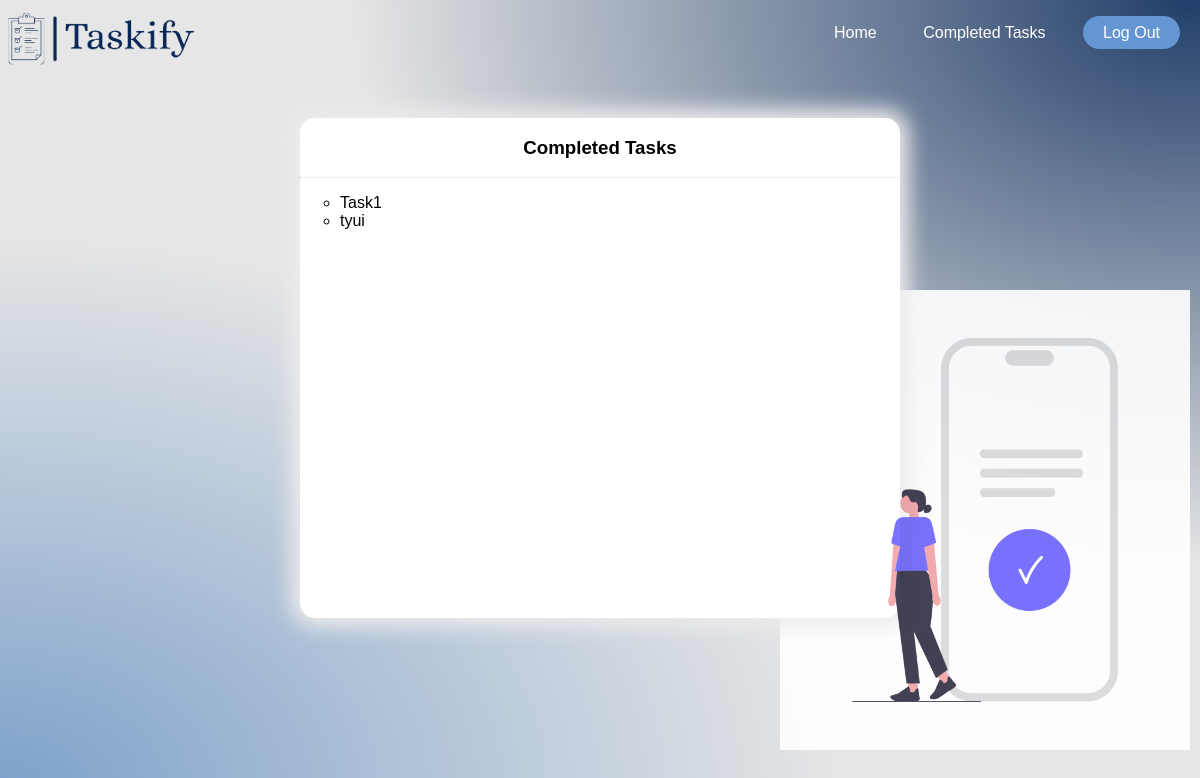
Before: /completed/ with the older database file.
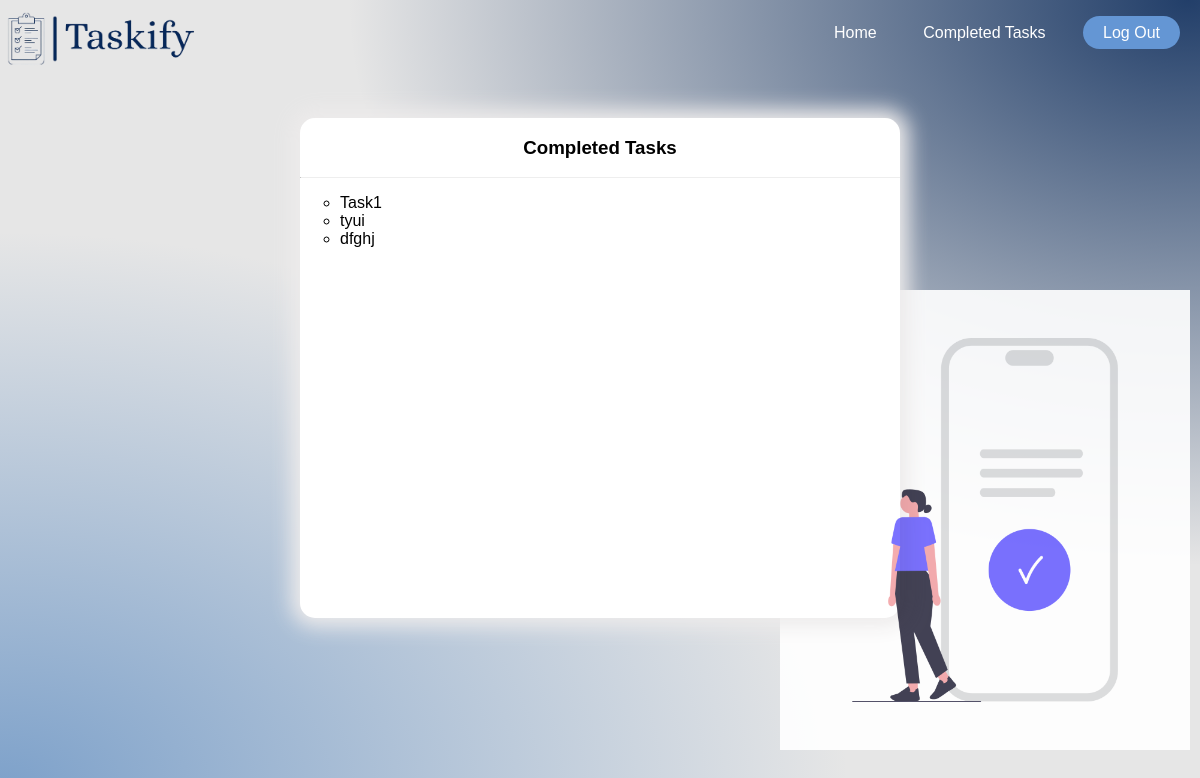
After: the same page with the newer database file.
### tasks/models.py (models this page shows, shortened)
class Task(models.Model):
    Taskiid = models.IntegerField(null=True)
    title = models.CharField(max_length=55,null=True)
    teacher = models.CharField(max_length=55,null=True)
    choose = models.CharField(max_length=6, choices=x,null=True)
    Description = models.TextField(max_length=160, blank=True, null=True)
    admin = models.CharField(max_length=15,null=True)
    completed = models.BooleanField(default=False,null=True)

### completed/views.py (the view)
# urls.py: path('', views.mainpage, name='completed'),
def mainpage(request):
    tasks = Task.objects.filter(completed=True)
    return render(request, 'mainpage.html', {'tasks': tasks})

### completed/templates/mainpage.html (shortened to what this page needs)
{% load static %}
<!DOCTYPE html>
<html>
  <head>
    <link rel="stylesheet" href="{% static 'css/completedmain.css' %}" />
  </head>
  <body>
    <div class="nav">
      <img src="{% static 'images\result1.png' %}" class="logo" />
      <div class="buttons">
        <ul>
          <li><a class="nav-link" href="/availableTasks/">Home</a></li>
          <li><a class="nav-link" href="/completed/">Completed Tasks</a></li>
          <li>
            <a class="log-link" href="..\Home page\school.html">Log Out</a>
          </li>
        </ul>
      </div>
    </div>
    <div style="padding: 30px 20px"></div>
    <div class="table">
      <div class="search">
        <div class="com">
          <h3 style="text-align: center">Completed Tasks</h3>
          <hr />
        </div>
      </div>
      {% if tasks %}
      <ol style="list-style-type: circle" id="TasksList">
        {% for task in tasks %} {% if task.completed %}
        <li>
          <a
            href="{% url 'comptask' task.id %}"
            style="text-decoration: none; color: #000"
            >{{ task.title }}</a
          >
        </li>
        {% endif %}
        {% endfor %}
      </ol>
      {% else %}
      <p style="padding: 30px; color: #052657de">
        No Tasks Marked as Completed.
      </p>
      {% endif %}
    </div>
    <img
      src="{% static 'images\undraw_Completed_m9ci.png' %}"
      alt="Sticker"
      class="sticker"
    />
  </body>
</html>

Changed rows visible on the page:
added Task: title "dfghj"
